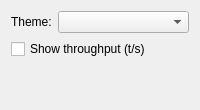
<?xml version="1.0" encoding="UTF-8"?>
<ui version="4.0">
 <class>UserInterfacePage</class>
 <widget class="QWidget" name="UserInterfacePage">
  <layout class="QVBoxLayout" name="layout">
   <item>
    <layout class="QFormLayout" name="themeForm">
     <property name="labelAlignment">
      <set>Qt::AlignRight|Qt::AlignVCenter</set>
     </property>
     <item row="0" column="0">
      <widget class="QLabel" name="themeLabel">
       <property name="text">
        <string>Theme:</string>
       </property>
      </widget>
     </item>
     <item row="0" column="1">
      <widget class="QComboBox" name="themeCombo"/>
     </item>
    </layout>
   </item>
   <item>
    <widget class="QCheckBox" name="showThroughputBox">
     <property name="text">
      <string>Show throughput (t/s)</string>
     </property>
    </widget>
   </item>
   <item>
    <spacer name="verticalSpacer">
     <property name="orientation">
      <enum>Qt::Vertical</enum>
     </property>
     <property name="sizeHint" stdset="0">
      <size>
       <width>20</width>
       <height>40</height>
      </size>
     </property>
    </spacer>
   </item>
  </layout>
 </widget>
 <resources/>
 <connections/>
</ui>
